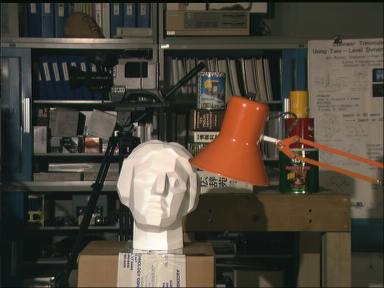
//> input picture samples/stereo_l.png, 384 x 288 px
$ ./main   (built with g++ and OpenCV 4)
//> lines starting //> are read from the running program, lines starting //| are printed output that depends on the picture
#include <opencv2/highgui/highgui.hpp>
#include <opencv2/imgproc/imgproc.hpp>
#include <opencv2/core/core.hpp>
#include <opencv2/calib3d/calib3d.hpp>

int main() {
    // Append the sample images
    cv::Mat image_l = cv::imread("./stereo_l.png", cv::IMREAD_GRAYSCALE);
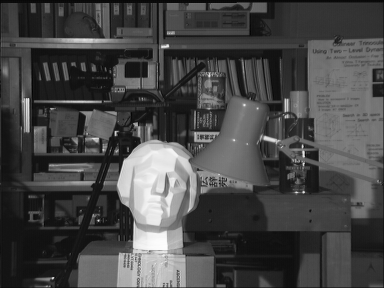
//> image_l: 288 rows x 384 cols, CV_8UC1; min 0, max 253, mean 70.9
    cv::Mat image_r = cv::imread("./stereo_r.png", cv::IMREAD_GRAYSCALE);
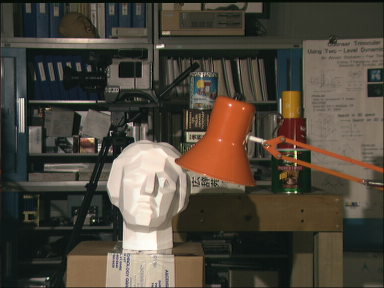
//> input picture samples/stereo_r.png, 384 x 288 px
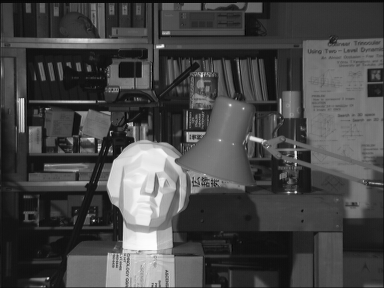
//> image_r: 288 rows x 384 cols, CV_8UC1; min 0, max 253, mean 71.3

    // Create an object from the StereoSGBM Class
    cv::Ptr<cv::StereoSGBM> stereo = cv::StereoSGBM::create(0, 16, 3);

    // Calculate the disparity map
    cv::Mat disparity;
    stereo->compute(image_l, image_r, disparity);
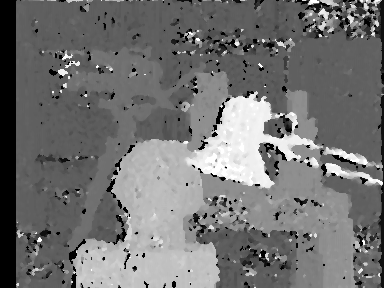
//> disparity: 288 rows x 384 cols, CV_16SC1; min -16, max 240, mean 99.2; drawn with min black and max white

    // Normalize the disparity map
    cv::Mat normalized_disparity;
    cv::normalize(disparity, normalized_disparity, 0, 255, cv::NORM_MINMAX);

    // Convert to 8-bit single-channel
    normalized_disparity.convertTo(normalized_disparity, CV_8U);
//> normalized_disparity: 288 rows x 384 cols, CV_8UC1

    // Map the disparity to a colormap
    cv::Mat disparity_colormap;
    cv::applyColorMap(normalized_disparity, disparity_colormap, cv::COLORMAP_VIRIDIS);
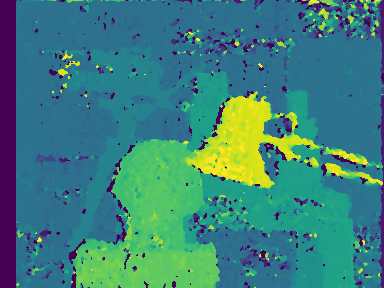
//> disparity_colormap: 288 rows x 384 cols, CV_8UC3; mean B, G, R 124.9, 128.5, 59.9

    // Display the stitched image
    cv::imshow("opencv-demos", disparity_colormap);
    cv::waitKey(5000);

    // Close all windows
    cv::destroyAllWindows();

    return 0;
}
